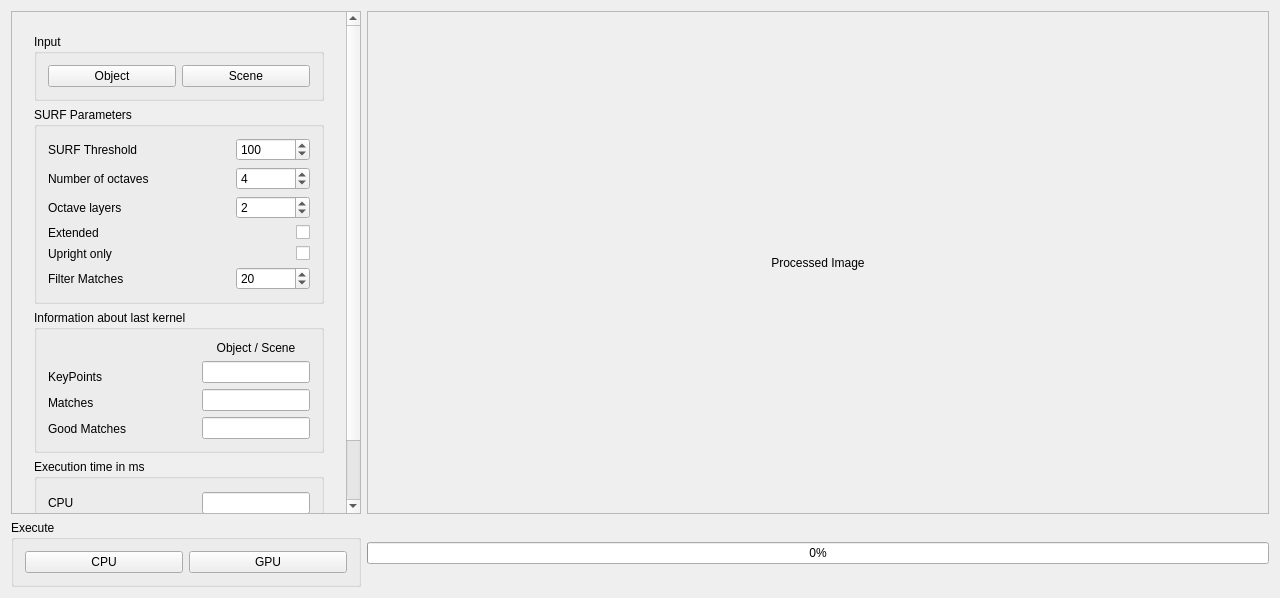
<?xml version="1.0" encoding="UTF-8"?>
<ui version="4.0">
 <class>MainWindow</class>
 <widget class="QMainWindow" name="MainWindow">
  <property name="geometry">
   <rect>
    <x>0</x>
    <y>0</y>
    <width>1280</width>
    <height>598</height>
   </rect>
  </property>
  <property name="sizePolicy">
   <sizepolicy hsizetype="Ignored" vsizetype="Ignored">
    <horstretch>0</horstretch>
    <verstretch>0</verstretch>
   </sizepolicy>
  </property>
  <property name="windowTitle">
   <string>Object Detect</string>
  </property>
  <widget class="QWidget" name="centralWidget">
   <layout class="QGridLayout" name="gridLayout_4">
    <item row="1" column="1">
     <widget class="QProgressBar" name="progressBar">
      <property name="value">
       <number>0</number>
      </property>
     </widget>
    </item>
    <item row="0" column="0">
     <widget class="QScrollArea" name="scrollArea">
      <property name="sizePolicy">
       <sizepolicy hsizetype="Fixed" vsizetype="Expanding">
        <horstretch>0</horstretch>
        <verstretch>0</verstretch>
       </sizepolicy>
      </property>
      <property name="minimumSize">
       <size>
        <width>350</width>
        <height>0</height>
       </size>
      </property>
      <property name="frameShape">
       <enum>QFrame::StyledPanel</enum>
      </property>
      <property name="frameShadow">
       <enum>QFrame::Sunken</enum>
      </property>
      <property name="horizontalScrollBarPolicy">
       <enum>Qt::ScrollBarAlwaysOff</enum>
      </property>
      <property name="sizeAdjustPolicy">
       <enum>QAbstractScrollArea::AdjustIgnored</enum>
      </property>
      <property name="widgetResizable">
       <bool>true</bool>
      </property>
      <widget class="QWidget" name="scrollAreaWidgetContents">
       <property name="geometry">
        <rect>
         <x>0</x>
         <y>0</y>
         <width>332</width>
         <height>581</height>
        </rect>
       </property>
       <layout class="QGridLayout" name="gridLayout_5">
        <item row="0" column="0">
         <widget class="QFrame" name="frame">
          <property name="frameShape">
           <enum>QFrame::NoFrame</enum>
          </property>
          <property name="frameShadow">
           <enum>QFrame::Raised</enum>
          </property>
          <property name="lineWidth">
           <number>0</number>
          </property>
          <layout class="QGridLayout">
           <item row="3" column="0">
            <widget class="QGroupBox" name="groupBox">
             <property name="title">
              <string>Information about last kernel</string>
             </property>
             <layout class="QGridLayout" name="gridLayout_10">
              <item row="3" column="0">
               <widget class="QLabel" name="labelGoodMatches">
                <property name="text">
                 <string>Good Matches</string>
                </property>
               </widget>
              </item>
              <item row="0" column="1" rowspan="4">
               <layout class="QGridLayout" name="gridLayout">
                <item row="0" column="1">
                 <widget class="QLabel" name="label">
                  <property name="text">
                   <string>Object / Scene</string>
                  </property>
                  <property name="alignment">
                   <set>Qt::AlignCenter</set>
                  </property>
                 </widget>
                </item>
                <item row="2" column="1">
                 <widget class="QLineEdit" name="lineEditMatches"/>
                </item>
                <item row="3" column="1">
                 <widget class="QLineEdit" name="lineEditGoodMatches"/>
                </item>
                <item row="1" column="1">
                 <widget class="QLineEdit" name="lineEditKeyPoints">
                  <property name="sizePolicy">
                   <sizepolicy hsizetype="Minimum" vsizetype="Minimum">
                    <horstretch>0</horstretch>
                    <verstretch>0</verstretch>
                   </sizepolicy>
                  </property>
                 </widget>
                </item>
                <item row="0" column="0" rowspan="4">
                 <spacer name="horizontalSpacer_2">
                  <property name="orientation">
                   <enum>Qt::Horizontal</enum>
                  </property>
                  <property name="sizeHint" stdset="0">
                   <size>
                    <width>18</width>
                    <height>98</height>
                   </size>
                  </property>
                 </spacer>
                </item>
               </layout>
              </item>
              <item row="2" column="0">
               <widget class="QLabel" name="labelMatches">
                <property name="text">
                 <string>Matches</string>
                </property>
               </widget>
              </item>
              <item row="1" column="0">
               <widget class="QLabel" name="labelKeyPoints">
                <property name="text">
                 <string>KeyPoints</string>
                </property>
               </widget>
              </item>
             </layout>
            </widget>
           </item>
           <item row="1" column="0">
            <widget class="QGroupBox" name="groupBox_2">
             <property name="title">
              <string>SURF Parameters</string>
             </property>
             <layout class="QGridLayout" name="gridLayout_2">
              <item row="3" column="0">
               <widget class="QLabel" name="label_5">
                <property name="text">
                 <string>Extended</string>
                </property>
               </widget>
              </item>
              <item row="1" column="0">
               <widget class="QLabel" name="lbl_oc">
                <property name="text">
                 <string>Number of octaves</string>
                </property>
               </widget>
              </item>
              <item row="5" column="0" colspan="2">
               <widget class="QLabel" name="label_4">
                <property name="text">
                 <string>Filter Matches</string>
                </property>
               </widget>
              </item>
              <item row="5" column="2">
               <widget class="QSpinBox" name="spinBoxGoodMatchesThreshold">
                <property name="minimum">
                 <number>1</number>
                </property>
                <property name="maximum">
                 <number>100</number>
                </property>
                <property name="value">
                 <number>20</number>
                </property>
               </widget>
              </item>
              <item row="0" column="2">
               <widget class="QSpinBox" name="spinBoxMinHessian">
                <property name="minimum">
                 <number>10</number>
                </property>
                <property name="maximum">
                 <number>800</number>
                </property>
                <property name="value">
                 <number>100</number>
                </property>
               </widget>
              </item>
              <item row="0" column="0">
               <widget class="QLabel" name="label_3">
                <property name="text">
                 <string>SURF Threshold</string>
                </property>
               </widget>
              </item>
              <item row="2" column="0">
               <widget class="QLabel" name="label_2">
                <property name="text">
                 <string>Octave layers</string>
                </property>
               </widget>
              </item>
              <item row="3" column="2">
               <widget class="QCheckBox" name="checkBoxExtended">
                <property name="layoutDirection">
                 <enum>Qt::RightToLeft</enum>
                </property>
                <property name="text">
                 <string/>
                </property>
               </widget>
              </item>
              <item row="2" column="2">
               <widget class="QSpinBox" name="spinBoxOctaveLayers">
                <property name="minimum">
                 <number>1</number>
                </property>
                <property name="value">
                 <number>2</number>
                </property>
               </widget>
              </item>
              <item row="1" column="2">
               <widget class="QSpinBox" name="spinBoxOctaves">
                <property name="value">
                 <number>4</number>
                </property>
               </widget>
              </item>
              <item row="4" column="0">
               <widget class="QLabel" name="label_6">
                <property name="text">
                 <string>Upright only</string>
                </property>
               </widget>
              </item>
              <item row="4" column="2">
               <widget class="QCheckBox" name="checkBoxUpright">
                <property name="layoutDirection">
                 <enum>Qt::RightToLeft</enum>
                </property>
                <property name="text">
                 <string/>
                </property>
               </widget>
              </item>
             </layout>
            </widget>
           </item>
           <item row="0" column="0">
            <widget class="QGroupBox" name="groupBox_4">
             <property name="title">
              <string>Input</string>
             </property>
             <layout class="QGridLayout" name="gridLayout_11">
              <item row="0" column="0">
               <widget class="QPushButton" name="pushButtonSourceImage">
                <property name="text">
                 <string>Object</string>
                </property>
               </widget>
              </item>
              <item row="0" column="1">
               <widget class="QPushButton" name="pushButtonSceneImage">
                <property name="text">
                 <string>Scene</string>
                </property>
               </widget>
              </item>
             </layout>
            </widget>
           </item>
           <item row="4" column="0">
            <widget class="QGroupBox" name="groupBox_11">
             <property name="title">
              <string>Execution time in ms</string>
             </property>
             <layout class="QGridLayout" name="gridLayout_9">
              <item row="0" column="0">
               <widget class="QLabel" name="label_7">
                <property name="text">
                 <string>CPU</string>
                </property>
               </widget>
              </item>
              <item row="0" column="1" rowspan="2">
               <layout class="QGridLayout" name="gridLayout_7">
                <item row="0" column="1">
                 <widget class="QLineEdit" name="lineEditExecutionTimeCpu">
                  <property name="sizePolicy">
                   <sizepolicy hsizetype="Minimum" vsizetype="Fixed">
                    <horstretch>0</horstretch>
                    <verstretch>0</verstretch>
                   </sizepolicy>
                  </property>
                 </widget>
                </item>
                <item row="1" column="1">
                 <widget class="QLineEdit" name="lineEditExecutionTimeGpu">
                  <property name="sizePolicy">
                   <sizepolicy hsizetype="Minimum" vsizetype="Fixed">
                    <horstretch>0</horstretch>
                    <verstretch>0</verstretch>
                   </sizepolicy>
                  </property>
                 </widget>
                </item>
                <item row="0" column="0" rowspan="2">
                 <spacer name="horizontalSpacer">
                  <property name="orientation">
                   <enum>Qt::Horizontal</enum>
                  </property>
                  <property name="sizeHint" stdset="0">
                   <size>
                    <width>40</width>
                    <height>58</height>
                   </size>
                  </property>
                 </spacer>
                </item>
               </layout>
              </item>
              <item row="1" column="0">
               <widget class="QLabel" name="label_8">
                <property name="text">
                 <string>GPU</string>
                </property>
               </widget>
              </item>
             </layout>
            </widget>
           </item>
           <item row="5" column="0">
            <spacer name="verticalSpacer">
             <property name="orientation">
              <enum>Qt::Vertical</enum>
             </property>
             <property name="sizeHint" stdset="0">
              <size>
               <width>20</width>
               <height>40</height>
              </size>
             </property>
            </spacer>
           </item>
          </layout>
          <zorder>groupBox_2</zorder>
          <zorder>groupBox</zorder>
          <zorder>groupBox_4</zorder>
          <zorder>groupBox_11</zorder>
          <zorder>verticalSpacer</zorder>
         </widget>
        </item>
       </layout>
      </widget>
     </widget>
    </item>
    <item row="0" column="1">
     <widget class="QLabel" name="labelOutputImage">
      <property name="sizePolicy">
       <sizepolicy hsizetype="Expanding" vsizetype="Expanding">
        <horstretch>1</horstretch>
        <verstretch>1</verstretch>
       </sizepolicy>
      </property>
      <property name="minimumSize">
       <size>
        <width>1</width>
        <height>1</height>
       </size>
      </property>
      <property name="frameShape">
       <enum>QFrame::StyledPanel</enum>
      </property>
      <property name="text">
       <string>Processed Image</string>
      </property>
      <property name="scaledContents">
       <bool>true</bool>
      </property>
      <property name="alignment">
       <set>Qt::AlignCenter</set>
      </property>
     </widget>
    </item>
    <item row="1" column="0">
     <widget class="QGroupBox" name="groupBox_5">
      <property name="title">
       <string>Execute</string>
      </property>
      <layout class="QHBoxLayout" name="horizontalLayout_2">
       <item>
        <widget class="QPushButton" name="pushButtonCpu">
         <property name="text">
          <string>CPU</string>
         </property>
        </widget>
       </item>
       <item>
        <widget class="QPushButton" name="pushButtonGpu">
         <property name="text">
          <string>GPU</string>
         </property>
        </widget>
       </item>
      </layout>
     </widget>
    </item>
   </layout>
  </widget>
 </widget>
 <layoutdefault spacing="6" margin="11"/>
 <tabstops>
  <tabstop>pushButtonSourceImage</tabstop>
  <tabstop>pushButtonSceneImage</tabstop>
  <tabstop>spinBoxMinHessian</tabstop>
  <tabstop>spinBoxGoodMatchesThreshold</tabstop>
  <tabstop>pushButtonCpu</tabstop>
  <tabstop>pushButtonGpu</tabstop>
  <tabstop>lineEditKeyPoints</tabstop>
  <tabstop>lineEditMatches</tabstop>
  <tabstop>lineEditGoodMatches</tabstop>
  <tabstop>lineEditExecutionTimeCpu</tabstop>
  <tabstop>lineEditExecutionTimeGpu</tabstop>
 </tabstops>
 <resources/>
 <connections/>
</ui>
